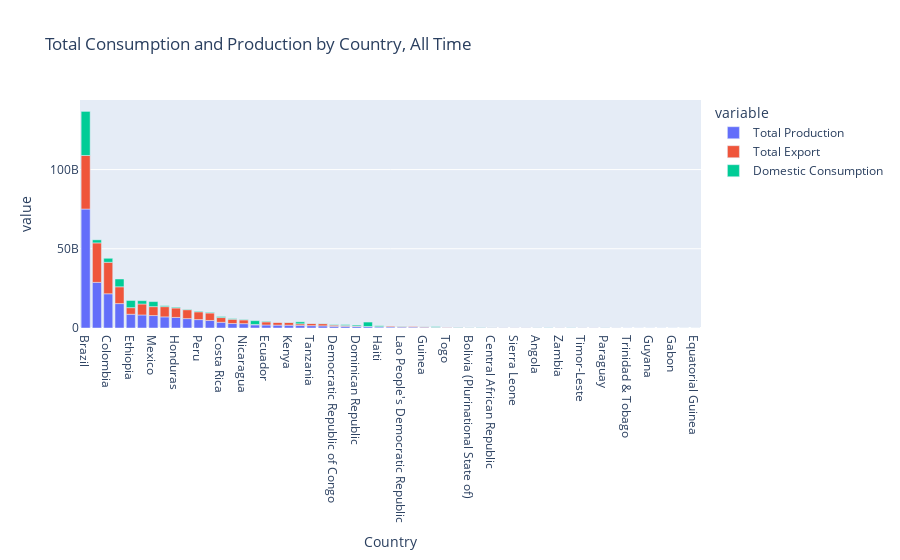
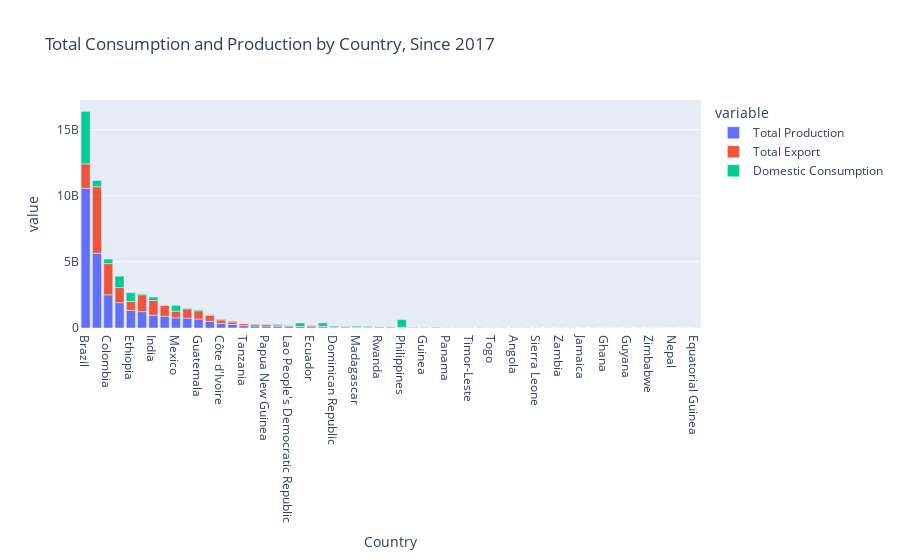

The notebook cell saved with these charts, in order:
### Markdown cell above
#### Visualizing Production Side Dataframe

### Code cell
# Graphing all data
export_agg_df = export_long_df[['Country', 'variable', 'value']].groupby(['Country', 'variable']).sum().reset_index()
export_fig = px.bar(export_agg_df.sort_values(by = ['value'], ascending=False), 
                         x = 'Country', y = 'value',color = 'variable', title = "Total Consumption and Production by Country, All Time")
export_fig.show()

# Graphing data from last 5 years

export_agg_df_5year = export_long_df[export_long_df['Year'] > 2016][['Country', 'variable', 'value']].groupby(['Country', 'variable']).sum().reset_index()
export_fig = px.bar(export_agg_df_5year.sort_values(by = ['value'], ascending=False), 
                         x = 'Country', y = 'value',color = 'variable', title = "Total Consumption and Production by Country, Since 2017")
export_fig.show()

### Figure 1 — Plotly figure (JSON) as saved in the notebook; plotly's stock layout.template omitted (floating-point values rounded to 4 significant figures)
{"data": [{"alignmentgroup": "True", "hovertemplate": "variable=Total Production<br>Country=%{x}<br>value=%{y}<extra></extra>", "legendgroup": "Total Production", "marker": {"color": "#636efa", "pattern": {"shape": ""}}, "name": "Total Production", "offsetgroup": "Total Production", "orientation": "v", "showlegend": true, "textposition": "auto", "type": "bar", "x": ["Brazil", "Viet Nam", "Colombia", "Indonesia", "Ethiopia", "India", "Mexico", "Guatemala", "Honduras", "Uganda", "Peru", "Côte d'Ivoire", "Costa Rica", "El Salvador", "Nicaragua", "Venezuela", "Ecuador", "Papua New Guinea", "Kenya", "Thailand", "Tanzania", "Cameroon", "Democratic Republic of Congo", "Madagascar", "Dominican Republic", "Philippines", "Haiti", "Burundi", "Lao People's Democratic Republic", "Rwanda", "Guinea", "Cuba", "Togo", "Panama", "Bolivia (Plurinational State of)", "Yemen", "Central African Republic", "Zimbabwe", "Sierra Leone", "Malawi", "Angola", "Nigeria", "Zambia", "Sri Lanka", "Timor-Leste", "Ghana", "Paraguay", "Jamaica", "Trinidad & Tobago", "Liberia", "Guyana", "Congo", "Gabon", "Nepal", "Equatorial Guinea"], "xaxis": "x", "y": [75082980000, 28803180000, 21598620000, 15404880000, 8669520000, 8222220000, 7853520000, 7020540000, 6672720000, 5919480000, 5317620000, 4761420000, 3596700000, 2820900000, 2749380000, 1992780000, 1900380000, 1803120000, 1768320000, 1674000000, 1474680000, 1358640000, 1051080000, 1045560000, 909540000, 890700000, 698880000, 623640000, 568080000, 567540000, 482460000, 359160000, 281400000, 280980000, 207000000, 190920000, 184020000, 132120000, 87180000, 82260000, 82080000, 81900000, 76800000, 73860000, 68640000, 63660000, 62220000, 54000000, 25740000, 14880000, 10800000, 6900000, 2700000, 1440000, 1080000], "yaxis": "y"}, {"alignmentgroup": "True", "hovertemplate": "variable=Total Export<br>Country=%{x}<br>value=%{y}<extra></extra>", "legendgroup": "Total Export", "marker": {"color": "#EF553B", "pattern": {"shape": ""}}, "name": "Total Export", "offsetgroup": "Total Export", "orientation": "v", "showlegend": true, "textposition": "auto", "type": "bar", "x": ["Brazil", "Viet Nam", "Colombia", "Indonesia", "India", "Guatemala", "Honduras", "Uganda", "Mexico", "Peru", "Côte d'Ivoire", "Ethiopia", "Costa Rica", "El Salvador", "Nicaragua", "Ecuador", "Papua New Guinea", "Kenya", "Tanzania", "Cameroon", "Thailand", "Democratic Republic of Congo", "Burundi", "Rwanda", "Madagascar", "Lao People's Democratic Republic", "Guinea", "Dominican Republic", "Togo", "Venezuela", "Central African Republic", "Panama", "Bolivia (Plurinational State of)", "Zimbabwe", "Cuba", "Haiti", "Yemen", "Sierra Leone", "Malawi", "Zambia", "Timor-Leste", "Ghana", "Philippines", "Paraguay", "Angola", "Jamaica", "Sri Lanka", "Nigeria", "Liberia", "Trinidad & Tobago", "Congo", "Guyana", "Gabon", "Nepal", "Equatorial Guinea"], "xaxis": "x", "y": [33807709056, 24924480000, 19878480000, 10607940000, 6933960000, 6464340000, 5964840000, 5632200000, 5628000000, 4903920000, 4721640000, 4163340000, 2991840000, 2716980000, 2388360000, 1971720000, 1814100000, 1771380000, 1432320000, 1399920000, 970620000, 775560000, 646200000, 578700000, 504120000, 457620000, 397140000, 316080000, 291420000, 241260000, 170700000, 161520000, 137460000, 136080000, 111720000, 108060000, 101220000, 90060000, 83340000, 76260000, 68040000, 53640000, 52440000, 46740000, 43320000, 35220000, 16020000, 11400000, 7680000, 6480000, 2400000, 2400000, 1800000, 1560000, 1500000], "yaxis": "y"}, {"alignmentgroup": "True", "hovertemplate": "variable=Domestic Consumption<br>Country=%{x}<br>value=%{y}<extra></extra>", "legendgroup": "Domestic Consumption", "marker": {"color": "#00cc96", "pattern": {"shape": ""}}, "name": "Domestic Consumption", "offsetgroup": "Domestic Consumption", "orientation": "v", "showlegend": true, "textposition": "auto", "type": "bar", "x": ["Brazil", "Indonesia", "Ethiopia", "Mexico", "Philippines", "Colombia", "Venezuela", "India", "Viet Nam", "Thailand", "Costa Rica", "Dominican Republic", "Haiti", "Guatemala", "Madagascar", "Honduras", "El Salvador", "Côte d'Ivoire", "Peru", "Cuba", "Ecuador", "Democratic Republic of Congo", "Nicaragua", "Uganda", "Lao People's Democratic Republic", "Cameroon", "Panama", "Yemen", "Kenya", "Guinea", "Tanzania", "Bolivia (Plurinational State of)", "Nigeria", "Sri Lanka", "Angola", "Paraguay", "Central African Republic", "Trinidad & Tobago", "Jamaica", "Sierra Leone", "Ghana", "Guyana", "Liberia", "Zimbabwe", "Congo", "Papua New Guinea", "Burundi", "Malawi", "Togo", "Rwanda", "Gabon", "Zambia", "Timor-Leste", "Equatorial Guinea", "Nepal"], "xaxis": "x", "y": [27824700000, 4920480000, 4536540000, 3189660000, 2807280000, 2536776384, 2386067999, 2093460000, 1920928320, 1248600000, 665335200, 642823380, 600600000, 590880000, 588705960, 471850680, 417242040, 410260140, 402000000, 384006000, 381540000, 359880000, 299700300, 284816400, 157980000, 143450940, 122916960, 121620000, 95190000, 86730000, 76425060, 75180000, 70740000, 58300020, 46500000, 35100000, 24794400, 21090000, 18688020, 10080000, 9970800, 9203040, 8640000, 8595960, 5360040, 3608400, 3412020, 2340000, 2167620, 2139960, 1123140, 991920, 294000, 0, 0], "yaxis": "y"}], "layout": {"barmode": "relative", "legend": {"title": {"text": "variable"}, "tracegroupgap": 0}, "title": {"text": "Total Consumption and Production by Country, All Time"}, "xaxis": {"anchor": "y", "domain": [0, 1], "title": {"text": "Country"}}, "yaxis": {"anchor": "x", "domain": [0, 1], "title": {"text": "value"}}}}

### Figure 2 — Plotly figure (JSON) as saved in the notebook; plotly's stock layout.template omitted (floating-point values rounded to 4 significant figures)
{"data": [{"alignmentgroup": "True", "hovertemplate": "variable=Total Production<br>Country=%{x}<br>value=%{y}<extra></extra>", "legendgroup": "Total Production", "marker": {"color": "#636efa", "pattern": {"shape": ""}}, "name": "Total Production", "offsetgroup": "Total Production", "orientation": "v", "showlegend": true, "textposition": "auto", "type": "bar", "x": ["Brazil", "Viet Nam", "Colombia", "Indonesia", "Ethiopia", "Honduras", "India", "Uganda", "Mexico", "Peru", "Guatemala", "Nicaragua", "Côte d'Ivoire", "Costa Rica", "Tanzania", "Kenya", "Papua New Guinea", "El Salvador", "Lao People's Democratic Republic", "Venezuela", "Ecuador", "Thailand", "Dominican Republic", "Democratic Republic of Congo", "Madagascar", "Haiti", "Rwanda", "Cameroon", "Philippines", "Burundi", "Guinea", "Cuba", "Panama", "Yemen", "Timor-Leste", "Bolivia (Plurinational State of)", "Togo", "Central African Republic", "Angola", "Nigeria", "Sierra Leone", "Sri Lanka", "Zambia", "Paraguay", "Jamaica", "Malawi", "Ghana", "Trinidad & Tobago", "Guyana", "Liberia", "Zimbabwe", "Congo", "Nepal", "Gabon", "Equatorial Guinea"], "xaxis": "x", "y": [10564920000, 5652120000, 2507400000, 1914180000, 1332060000, 1238640000, 967560000, 888600000, 769260000, 742680000, 680820000, 504180000, 343680000, 267600000, 173040000, 153840000, 144960000, 130920000, 108120000, 108000000, 100740000, 98220000, 74700000, 70200000, 69960000, 62160000, 59520000, 56880000, 42960000, 40680000, 33600000, 22260000, 20820000, 18540000, 18420000, 14880000, 12600000, 9120000, 7740000, 7560000, 7380000, 6540000, 4080000, 3600000, 3600000, 2580000, 2520000, 2220000, 1800000, 1680000, 1560000, 540000, 240000, 60000, 0], "yaxis": "y"}, {"alignmentgroup": "True", "hovertemplate": "variable=Total Export<br>Country=%{x}<br>value=%{y}<extra></extra>", "legendgroup": "Total Export", "marker": {"color": "#EF553B", "pattern": {"shape": ""}}, "name": "Total Export", "offsetgroup": "Total Export", "orientation": "v", "showlegend": true, "textposition": "auto", "type": "bar", "x": ["Viet Nam", "Colombia", "Brazil", "Honduras", "Indonesia", "India", "Uganda", "Peru", "Ethiopia", "Guatemala", "Mexico", "Nicaragua", "Côte d'Ivoire", "Costa Rica", "Tanzania", "Papua New Guinea", "Kenya", "Ecuador", "El Salvador", "Lao People's Democratic Republic", "Rwanda", "Cameroon", "Burundi", "Thailand", "Democratic Republic of Congo", "Guinea", "Timor-Leste", "Togo", "Panama", "Venezuela", "Sierra Leone", "Yemen", "Dominican Republic", "Central African Republic", "Cuba", "Madagascar", "Bolivia (Plurinational State of)", "Zambia", "Malawi", "Angola", "Ghana", "Jamaica", "Philippines", "Liberia", "Zimbabwe", "Nigeria", "Trinidad & Tobago", "Haiti", "Sri Lanka", "Nepal", "Guyana", "Paraguay", "Congo", "Gabon", "Equatorial Guinea"], "xaxis": "x", "y": [5032620000, 2367900000, 1846236352, 1275000000, 1144260000, 1112220000, 811380000, 706920000, 676980000, 619380000, 505560000, 462180000, 268860000, 194040000, 155340000, 147060000, 137940000, 101040000, 98640000, 79320000, 59100000, 46920000, 39840000, 34380000, 28920000, 26520000, 19920000, 11760000, 8880000, 7500000, 6540000, 6000000, 4980000, 4560000, 4200000, 4080000, 4080000, 3960000, 2460000, 2460000, 2340000, 1740000, 1200000, 1200000, 780000, 480000, 420000, 360000, 300000, 240000, 180000, 0, 0, 0, 0], "yaxis": "y"}, {"alignmentgroup": "True", "hovertemplate": "variable=Domestic Consumption<br>Country=%{x}<br>value=%{y}<extra></extra>", "legendgroup": "Domestic Consumption", "marker": {"color": "#00cc96", "pattern": {"shape": ""}}, "name": "Domestic Consumption", "offsetgroup": "Domestic Consumption", "orientation": "v", "showlegend": true, "textposition": "auto", "type": "bar", "x": ["Brazil", "Indonesia", "Ethiopia", "Philippines", "Viet Nam", "Mexico", "Colombia", "Venezuela", "India", "Thailand", "Guatemala", "Dominican Republic", "Madagascar", "Honduras", "Costa Rica", "Haiti", "Côte d'Ivoire", "El Salvador", "Peru", "Uganda", "Cuba", "Nicaragua", "Democratic Republic of Congo", "Lao People's Democratic Republic", "Ecuador", "Tanzania", "Cameroon", "Yemen", "Kenya", "Panama", "Bolivia (Plurinational State of)", "Guinea", "Nigeria", "Sri Lanka", "Angola", "Paraguay", "Central African Republic", "Trinidad & Tobago", "Guyana", "Jamaica", "Sierra Leone", "Liberia", "Zimbabwe", "Congo", "Papua New Guinea", "Burundi", "Ghana", "Malawi", "Rwanda", "Gabon", "Timor-Leste", "Togo", "Nepal", "Zambia", "Equatorial Guinea"], "xaxis": "x", "y": [3971820000, 861360000, 666540000, 583800000, 465000000, 436500000, 336567300, 265500000, 263700000, 250500000, 70980000, 69420000, 66900000, 66000000, 64220040, 61800000, 57060000, 53520000, 45000000, 44928000, 39360000, 38880000, 35880000, 28020000, 27540000, 16720020, 13980000, 13140000, 12390000, 12060000, 10770000, 9000000, 7200000, 6300000, 5400000, 3600000, 3600000, 1800000, 1620000, 1620000, 900000, 900000, 720000, 540000, 360000, 360000, 360000, 180000, 180000, 90000, 88200, 46080, 0, 0, 0], "yaxis": "y"}], "layout": {"barmode": "relative", "legend": {"title": {"text": "variable"}, "tracegroupgap": 0}, "title": {"text": "Total Consumption and Production by Country, Since 2017"}, "xaxis": {"anchor": "y", "domain": [0, 1], "title": {"text": "Country"}}, "yaxis": {"anchor": "x", "domain": [0, 1], "title": {"text": "value"}}}}
